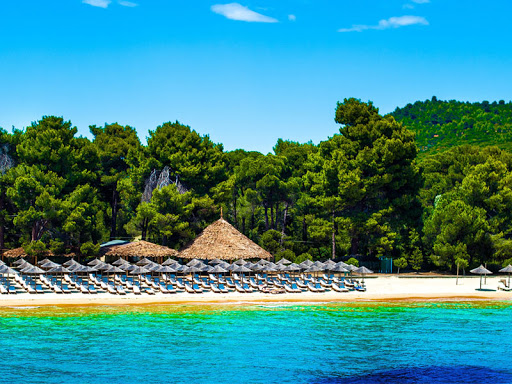
#> input picture project_1/images/lab1.jpg, 512 x 384 px
$ jupyter execute lab1.ipynb
#> lines starting #> are read from the running program, lines starting #| are printed output that depends on the picture
[cell 1]
import random
import copy

#генерируем список mas, состоящий из 100 элементов, заполняем случайными числами [0, 100], округленными до 2х знаков после запятой
mas = [round(random.uniform(0, 100), 2) for i in range(100)]

#все числа списка mas сравниваем с 10 и 90, если число меньше 10, то делаем его равным 10, если больше 90, то равным 90
i = 0
while i < 100:
    if mas[i] < 10:
        mas[i] = 10
    elif mas[i] > 90:
        mas[i] = 90
    i += 1

#рекурсивная функция нахождения суммы всех элементов списка mas
def listsum(numList):
   if len(numList) == 1:
        return numList[0]
   else:
        return numList[0] + listsum(numList[1:])

#находим среднее значение из списка mas
midSum = listsum(mas) / 100


print(midSum, max(mas), min(mas))

sum(mas) / len(mas)

[cell 2]
#округляем все числа из списка mas до целых
i = 0
while i < 100:
    mas[i] = round(mas[i])
    i += 1

#преобразуем список mas в множество set1
set1 = set(mas)

#создаем set2 - полную копию мн-ва set1
set2 = copy.deepcopy(set1)

#удаляем первые три элемента из мн-ва set1
set1.pop()
set1.pop()
set1.pop()

#выводим разность мн-в set2 и set1
print(set2.difference(set1))

[cell 3]
#создаем словарь autoshop1
autoshop1 = {
    "Toyota" : 2400000,
    "Bmw" : 3000000,
    "Mercedes-Benz" : 4000000,
    "Volkswagen" : 2700000,
    "Audi" : 3550000,
    "Skoda" : 1500000,
    "Nissan" : 2100000,
    "Mazda" : 2500000,
    "Subaru" : 2150000,
    "Mitsubishi" : 2050000,
}

#создаем autoshop2 - полную копию autoshop1
autoshop2 = copy.deepcopy(autoshop1)

#находим минимальное значение в autoshop2
min_value = min(autoshop2.values())

#проходим по словарю, запоминаем какому ключу принадлежит минимальное значение и удаляем элемент словаря
for key in autoshop2:
    if autoshop2[key] == min_value:
        e = key
del autoshop2[e]

for key in autoshop2:
    autoshop2[key] = random.randint(2000000, 4000000)

#добавляем элемент в словарь autoshop2
autoshop2.update({"Kia": 2158302})

#функция поиска автомобиля в двух словарях и выбор выгодного варианта, выводит название магазина и цену
def podbor(auto):
    if auto in autoshop1 and auto in autoshop2:
        if autoshop1[auto] <= autoshop2[auto]:
            print("autoshop1 : ", autoshop1[auto])
            return
        else:
            print("autoshop2 : ", autoshop2[auto])
            return
    elif auto in autoshop1:
        print("autoshop1 : ", autoshop1[auto])
        return
    elif auto in autoshop2:
        print("autoshop2 : ", autoshop2[auto])
        return
    else:
        print("This car dosn't exist")
        return

print(autoshop1,'\n')
print(autoshop2,'\n')

podbor(input())

[cell 4]
import cv2
img = cv2.imread('./images/lab1.jpg')
#> img is the input picture: shape (384, 512, 3); mean B, G, R 142, 138.8, 61.7

yuv_img = cv2.cvtColor(img, cv2.COLOR_BGR2YUV)
#> yuv_img: shape (384, 512, 3); mean of channels 0, 1, 2 116.1, 140.8, 80.3
cv2.imwrite('images/bgr2yuv.jpg', yuv_img)
cv2.imwrite('images/Y channel.jpg', yuv_img[:, :, 0])
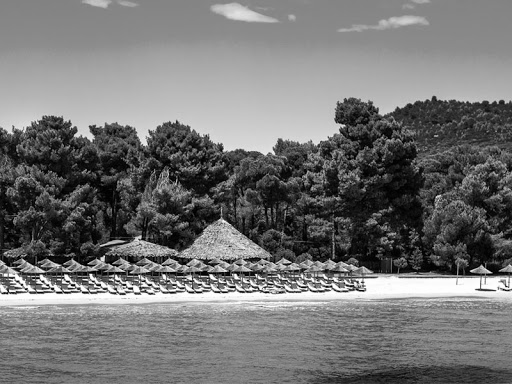
#> saved as Y channel.jpg: shape (384, 512); min 0, max 255, mean 116.1
cv2.imwrite('images/U channel.jpg', yuv_img[:, :, 1])
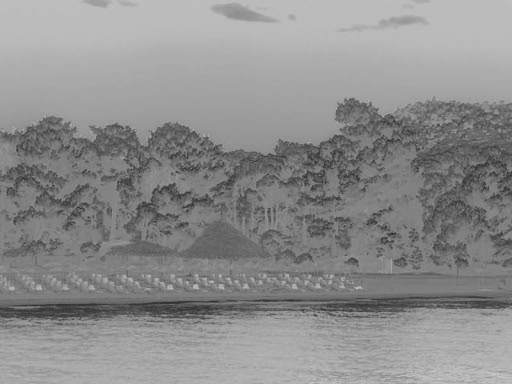
#> saved as U channel.jpg: shape (384, 512); min 42, max 200, mean 140.8
cv2.imwrite('images/V channel.jpg', yuv_img[:, :, 2])
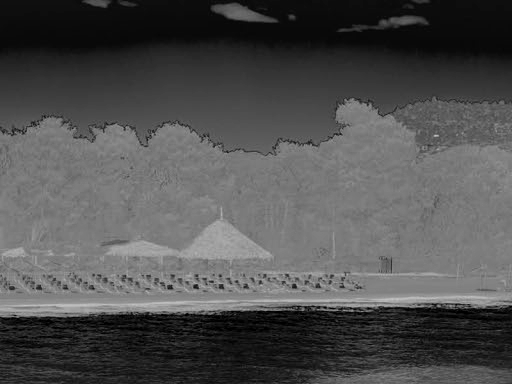
#> saved as V channel.jpg: shape (384, 512); min 0, max 196, mean 80.3
#> Out = True

[cell 5]
hsv_img = cv2.cvtColor(img, cv2.COLOR_BGR2HSV)
#> hsv_img: shape (384, 512, 3); mean H, S, V 76.9, 186.6, 166.6
cv2.imwrite('images/bgr2hsv.jpg', hsv_img)
#> Out = True

[cell 6]
bgr_img1 = cv2.cvtColor(yuv_img, cv2.COLOR_YUV2BGR)
cv2.imwrite('images/yuv2bgr.jpg', bgr_img1)
bgr_img2 = cv2.cvtColor(hsv_img, cv2.COLOR_HSV2BGR)
cv2.imwrite('images/hsv2bgr.jpg', bgr_img2)
#> Out = True

[cell 7]
import cv2
img = cv2.imread('./images/lab1.jpg')

yuv_img = cv2.cvtColor(img, cv2.COLOR_BGR2YUV)

for e in yuv_img:
    for v in e:
        v[2] = 0
#> after the loop, v = [107, 184, 0]
cv2.imwrite('images/yu_img.jpg', yuv_img)
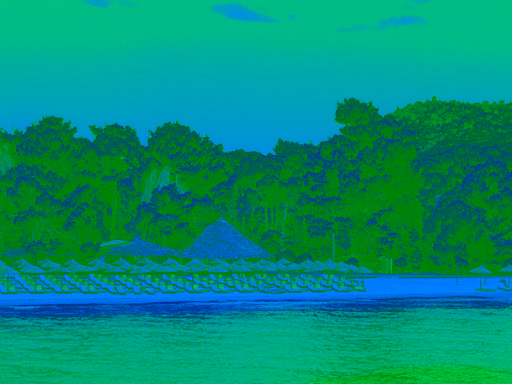
#> saved as yu_img.jpg: shape (384, 512, 3); mean B, G, R 116.1, 140.8, 0

yuv_img = cv2.cvtColor(img, cv2.COLOR_BGR2YUV)

for e in yuv_img:
    for v in e:
        v[1] = 0
#> after the loop, v = [107, 0, 54]
cv2.imwrite('images/yv_img.jpg', yuv_img)
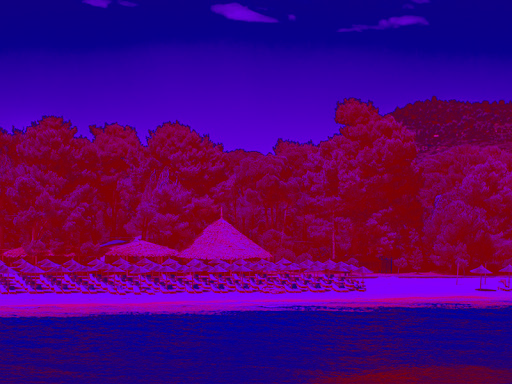
#> saved as yv_img.jpg: shape (384, 512, 3); mean B, G, R 116.1, 0, 80.3

yuv_img = cv2.cvtColor(img, cv2.COLOR_BGR2YUV)

for e in yuv_img:
    for v in e:
        v[0] = 0
#> after the loop, v = [0, 184, 54]
cv2.imwrite('images/uv_img.jpg', yuv_img)
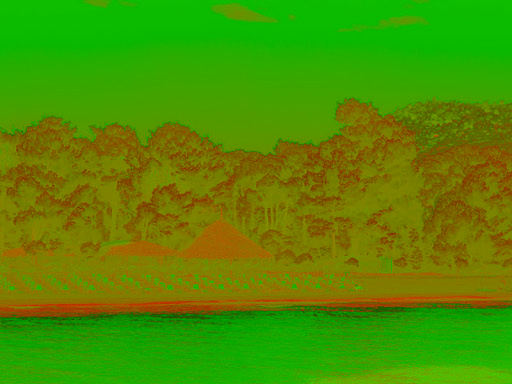
#> saved as uv_img.jpg: shape (384, 512, 3); mean B, G, R 0, 140.8, 80.3
#> Out = True

$ run again, with project_1/images/bgr2hsv.jpg copied over project_1/images/lab1.jpg
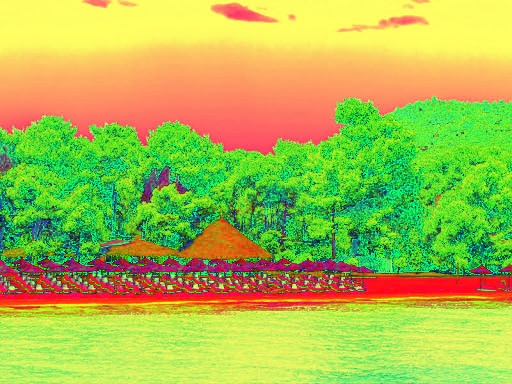
#> input picture project_1/images/bgr2hsv.jpg, 512 x 384 px
#> img is the input picture: shape (384, 512, 3); mean B, G, R 77, 186.6, 166.8
#> yuv_img: shape (384, 512, 3); mean of channels 0, 1, 2 168.2, 83.1, 126.6
#> `cv2.imwrite('images/V channel.jpg', yuv_img[:, :, 2])`: Out = True
#> hsv_img: shape (384, 512, 3); mean H, S, V 46.4, 177.8, 220.3
#> after the loop `for e in yuv_img:`: v = [211, 73, 0]
#> after the loop `for e in yuv_img:`: v = [211, 0, 127]
#> `cv2.imwrite('images/yv_img.jpg', yuv_img)`:
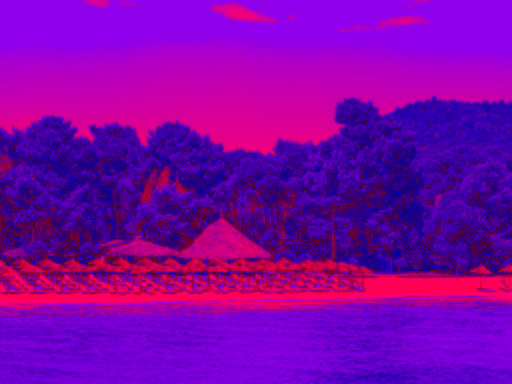
#> saved as yv_img.jpg: shape (384, 512, 3); mean B, G, R 168.2, 0, 126.6
#> after the loop `for e in yuv_img:`: v = [0, 73, 127]
#> `cv2.imwrite('images/uv_img.jpg', yuv_img)`:
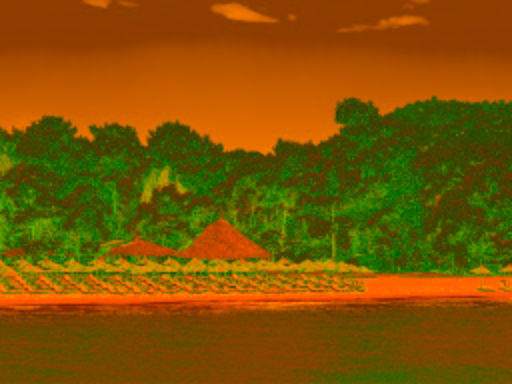
#> saved as uv_img.jpg: shape (384, 512, 3); mean B, G, R 0, 83.1, 126.6
#> `cv2.imwrite('images/uv_img.jpg', yuv_img)`: Out = True
